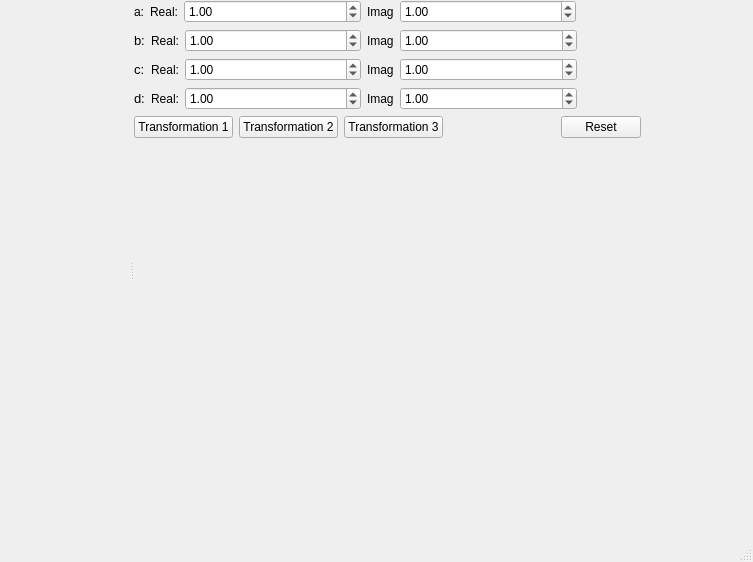
<?xml version="1.0" encoding="UTF-8"?>
<ui version="4.0">
 <class>MainWindow</class>
 <widget class="QMainWindow" name="MainWindow">
  <property name="geometry">
   <rect>
    <x>0</x>
    <y>0</y>
    <width>753</width>
    <height>562</height>
   </rect>
  </property>
  <property name="windowTitle">
   <string>Koch Fractal</string>
  </property>
  <widget class="QWidget" name="centralwidget">
   <layout class="QGridLayout" name="gridLayout_6">
    <property name="leftMargin">
     <number>0</number>
    </property>
    <property name="topMargin">
     <number>0</number>
    </property>
    <property name="rightMargin">
     <number>0</number>
    </property>
    <property name="bottomMargin">
     <number>0</number>
    </property>
    <property name="spacing">
     <number>0</number>
    </property>
    <item row="0" column="0">
     <widget class="QSplitter" name="splitter">
      <property name="orientation">
       <enum>Qt::Horizontal</enum>
      </property>
      <widget class="QWidget" name="canvas" native="true">
       <property name="autoFillBackground">
        <bool>false</bool>
       </property>
      </widget>
      <widget class="QWidget" name="gridLayoutWidget">
       <layout class="QVBoxLayout" name="verticalLayout">
        <item>
         <layout class="QHBoxLayout" name="horizontalLayout_2">
          <item>
           <widget class="QLabel" name="label_2">
            <property name="text">
             <string>a:</string>
            </property>
           </widget>
          </item>
          <item>
           <widget class="QLabel" name="label_5">
            <property name="text">
             <string>Real:</string>
            </property>
           </widget>
          </item>
          <item>
           <widget class="QDoubleSpinBox" name="arBox">
            <property name="sizePolicy">
             <sizepolicy hsizetype="MinimumExpanding" vsizetype="Fixed">
              <horstretch>0</horstretch>
              <verstretch>0</verstretch>
             </sizepolicy>
            </property>
            <property name="minimum">
             <double>-99.989999999999995</double>
            </property>
            <property name="stepType">
             <enum>QAbstractSpinBox::AdaptiveDecimalStepType</enum>
            </property>
            <property name="value">
             <double>1.000000000000000</double>
            </property>
           </widget>
          </item>
          <item>
           <widget class="QLabel" name="label_9">
            <property name="text">
             <string>Imag</string>
            </property>
           </widget>
          </item>
          <item>
           <widget class="QDoubleSpinBox" name="aiBox">
            <property name="sizePolicy">
             <sizepolicy hsizetype="MinimumExpanding" vsizetype="Fixed">
              <horstretch>0</horstretch>
              <verstretch>0</verstretch>
             </sizepolicy>
            </property>
            <property name="minimum">
             <double>-99.989999999999995</double>
            </property>
            <property name="stepType">
             <enum>QAbstractSpinBox::AdaptiveDecimalStepType</enum>
            </property>
            <property name="value">
             <double>1.000000000000000</double>
            </property>
           </widget>
          </item>
          <item>
           <spacer name="horizontalSpacer">
            <property name="orientation">
             <enum>Qt::Horizontal</enum>
            </property>
            <property name="sizeHint" stdset="0">
             <size>
              <width>40</width>
              <height>20</height>
             </size>
            </property>
           </spacer>
          </item>
         </layout>
        </item>
        <item>
         <layout class="QHBoxLayout" name="horizontalLayout">
          <item>
           <widget class="QLabel" name="label">
            <property name="font">
             <font>
              <pointsize>10</pointsize>
             </font>
            </property>
            <property name="text">
             <string>b:</string>
            </property>
           </widget>
          </item>
          <item>
           <widget class="QLabel" name="label_6">
            <property name="text">
             <string>Real:</string>
            </property>
           </widget>
          </item>
          <item>
           <widget class="QDoubleSpinBox" name="brBox">
            <property name="sizePolicy">
             <sizepolicy hsizetype="MinimumExpanding" vsizetype="Fixed">
              <horstretch>0</horstretch>
              <verstretch>0</verstretch>
             </sizepolicy>
            </property>
            <property name="minimum">
             <double>-99.989999999999995</double>
            </property>
            <property name="stepType">
             <enum>QAbstractSpinBox::AdaptiveDecimalStepType</enum>
            </property>
            <property name="value">
             <double>1.000000000000000</double>
            </property>
           </widget>
          </item>
          <item>
           <widget class="QLabel" name="label_10">
            <property name="text">
             <string>Imag</string>
            </property>
           </widget>
          </item>
          <item>
           <widget class="QDoubleSpinBox" name="biBox">
            <property name="sizePolicy">
             <sizepolicy hsizetype="MinimumExpanding" vsizetype="Fixed">
              <horstretch>0</horstretch>
              <verstretch>0</verstretch>
             </sizepolicy>
            </property>
            <property name="minimum">
             <double>-99.989999999999995</double>
            </property>
            <property name="stepType">
             <enum>QAbstractSpinBox::AdaptiveDecimalStepType</enum>
            </property>
            <property name="value">
             <double>1.000000000000000</double>
            </property>
           </widget>
          </item>
          <item>
           <spacer name="horizontalSpacer_2">
            <property name="orientation">
             <enum>Qt::Horizontal</enum>
            </property>
            <property name="sizeHint" stdset="0">
             <size>
              <width>40</width>
              <height>20</height>
             </size>
            </property>
           </spacer>
          </item>
         </layout>
        </item>
        <item>
         <layout class="QHBoxLayout" name="horizontalLayout_3">
          <item>
           <widget class="QLabel" name="label_3">
            <property name="font">
             <font>
              <pointsize>10</pointsize>
             </font>
            </property>
            <property name="text">
             <string>c:</string>
            </property>
           </widget>
          </item>
          <item>
           <widget class="QLabel" name="label_7">
            <property name="text">
             <string>Real:</string>
            </property>
           </widget>
          </item>
          <item>
           <widget class="QDoubleSpinBox" name="crBox">
            <property name="sizePolicy">
             <sizepolicy hsizetype="MinimumExpanding" vsizetype="Fixed">
              <horstretch>0</horstretch>
              <verstretch>0</verstretch>
             </sizepolicy>
            </property>
            <property name="minimum">
             <double>-99.989999999999995</double>
            </property>
            <property name="stepType">
             <enum>QAbstractSpinBox::AdaptiveDecimalStepType</enum>
            </property>
            <property name="value">
             <double>1.000000000000000</double>
            </property>
           </widget>
          </item>
          <item>
           <widget class="QLabel" name="label_11">
            <property name="text">
             <string>Imag</string>
            </property>
           </widget>
          </item>
          <item>
           <widget class="QDoubleSpinBox" name="ciBox">
            <property name="sizePolicy">
             <sizepolicy hsizetype="MinimumExpanding" vsizetype="Fixed">
              <horstretch>0</horstretch>
              <verstretch>0</verstretch>
             </sizepolicy>
            </property>
            <property name="minimum">
             <double>-99.989999999999995</double>
            </property>
            <property name="stepType">
             <enum>QAbstractSpinBox::AdaptiveDecimalStepType</enum>
            </property>
            <property name="value">
             <double>1.000000000000000</double>
            </property>
           </widget>
          </item>
          <item>
           <spacer name="horizontalSpacer_3">
            <property name="orientation">
             <enum>Qt::Horizontal</enum>
            </property>
            <property name="sizeHint" stdset="0">
             <size>
              <width>40</width>
              <height>20</height>
             </size>
            </property>
           </spacer>
          </item>
         </layout>
        </item>
        <item>
         <layout class="QHBoxLayout" name="horizontalLayout_4">
          <item>
           <widget class="QLabel" name="label_4">
            <property name="font">
             <font>
              <pointsize>10</pointsize>
             </font>
            </property>
            <property name="text">
             <string>d:</string>
            </property>
           </widget>
          </item>
          <item>
           <widget class="QLabel" name="label_8">
            <property name="text">
             <string>Real:</string>
            </property>
           </widget>
          </item>
          <item>
           <widget class="QDoubleSpinBox" name="drBox">
            <property name="sizePolicy">
             <sizepolicy hsizetype="MinimumExpanding" vsizetype="Fixed">
              <horstretch>0</horstretch>
              <verstretch>0</verstretch>
             </sizepolicy>
            </property>
            <property name="minimum">
             <double>-99.989999999999995</double>
            </property>
            <property name="stepType">
             <enum>QAbstractSpinBox::AdaptiveDecimalStepType</enum>
            </property>
            <property name="value">
             <double>1.000000000000000</double>
            </property>
           </widget>
          </item>
          <item>
           <widget class="QLabel" name="label_12">
            <property name="text">
             <string>Imag</string>
            </property>
           </widget>
          </item>
          <item>
           <widget class="QDoubleSpinBox" name="diBox">
            <property name="sizePolicy">
             <sizepolicy hsizetype="MinimumExpanding" vsizetype="Fixed">
              <horstretch>0</horstretch>
              <verstretch>0</verstretch>
             </sizepolicy>
            </property>
            <property name="minimum">
             <double>-99.989999999999995</double>
            </property>
            <property name="stepType">
             <enum>QAbstractSpinBox::AdaptiveDecimalStepType</enum>
            </property>
            <property name="value">
             <double>1.000000000000000</double>
            </property>
           </widget>
          </item>
          <item>
           <spacer name="horizontalSpacer_4">
            <property name="orientation">
             <enum>Qt::Horizontal</enum>
            </property>
            <property name="sizeHint" stdset="0">
             <size>
              <width>40</width>
              <height>20</height>
             </size>
            </property>
           </spacer>
          </item>
         </layout>
        </item>
        <item>
         <layout class="QHBoxLayout" name="horizontalLayout_5">
          <item>
           <widget class="QPushButton" name="f1Button">
            <property name="text">
             <string>Transformation 1</string>
            </property>
           </widget>
          </item>
          <item>
           <widget class="QPushButton" name="f2Button_2">
            <property name="text">
             <string>Transformation 2</string>
            </property>
           </widget>
          </item>
          <item>
           <widget class="QPushButton" name="f3Button_3">
            <property name="text">
             <string>Transformation 3</string>
            </property>
           </widget>
          </item>
          <item>
           <spacer name="horizontalSpacer_6">
            <property name="orientation">
             <enum>Qt::Horizontal</enum>
            </property>
            <property name="sizeHint" stdset="0">
             <size>
              <width>40</width>
              <height>20</height>
             </size>
            </property>
           </spacer>
          </item>
          <item>
           <widget class="QPushButton" name="resetButton">
            <property name="text">
             <string>Reset</string>
            </property>
           </widget>
          </item>
          <item>
           <spacer name="horizontalSpacer_5">
            <property name="orientation">
             <enum>Qt::Horizontal</enum>
            </property>
            <property name="sizeHint" stdset="0">
             <size>
              <width>40</width>
              <height>20</height>
             </size>
            </property>
           </spacer>
          </item>
         </layout>
        </item>
        <item>
         <spacer name="verticalSpacer">
          <property name="orientation">
           <enum>Qt::Vertical</enum>
          </property>
          <property name="sizeHint" stdset="0">
           <size>
            <width>20</width>
            <height>40</height>
           </size>
          </property>
         </spacer>
        </item>
       </layout>
      </widget>
     </widget>
    </item>
   </layout>
  </widget>
  <widget class="QMenuBar" name="menubar">
   <property name="geometry">
    <rect>
     <x>0</x>
     <y>0</y>
     <width>753</width>
     <height>21</height>
    </rect>
   </property>
  </widget>
  <widget class="QStatusBar" name="statusbar"/>
 </widget>
 <resources/>
 <connections/>
</ui>
